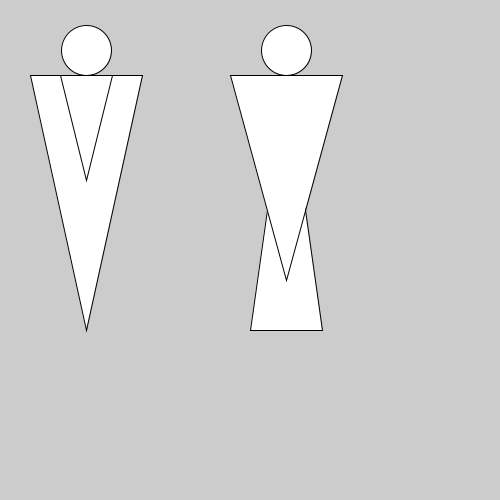
Frame 1 (no input)
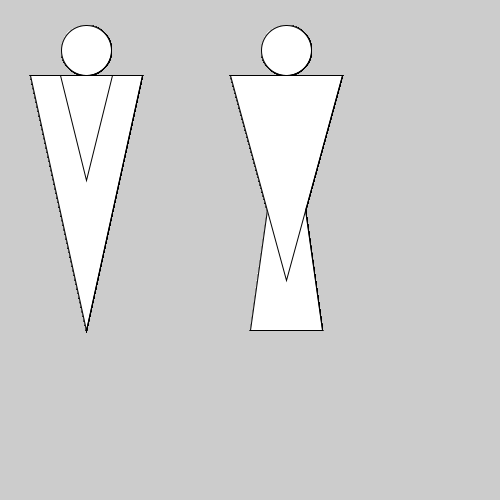
Frame 60 (the mouse pressed at the canvas centre just before this capture)
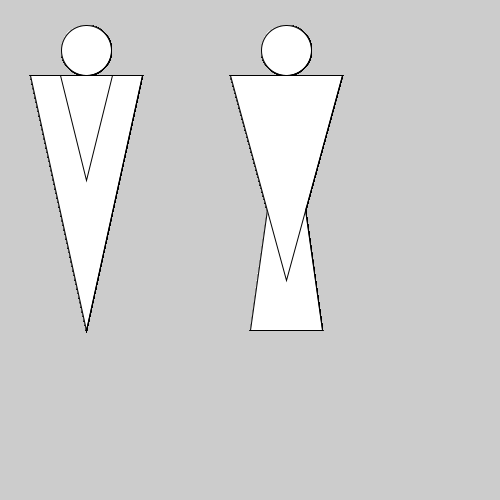
Frame 120 (the mouse held since frame 60 and released just before this capture)

The Processing sketch that drew these frames (run headless with seeded random() and noise(); from frame 60 on, the mouse is pressed at the canvas centre):

// Processing sketch: figuresBasic
// ── figuresBasic.pde
void setup(){
  size(500,500);
}

void draw(){
  stroke(0);
  fill(255);

//male
 triangle(30, 75, 86, 330, 142, 75);
 triangle(60, 75, 86, 180, 112, 75);
 ellipse(86,50,50,50);
 
//female
 triangle(250, 330, 286, 75, 322, 330);
 triangle(230, 75, 286, 280, 342, 75);
 ellipse(286,50,50,50);
}
